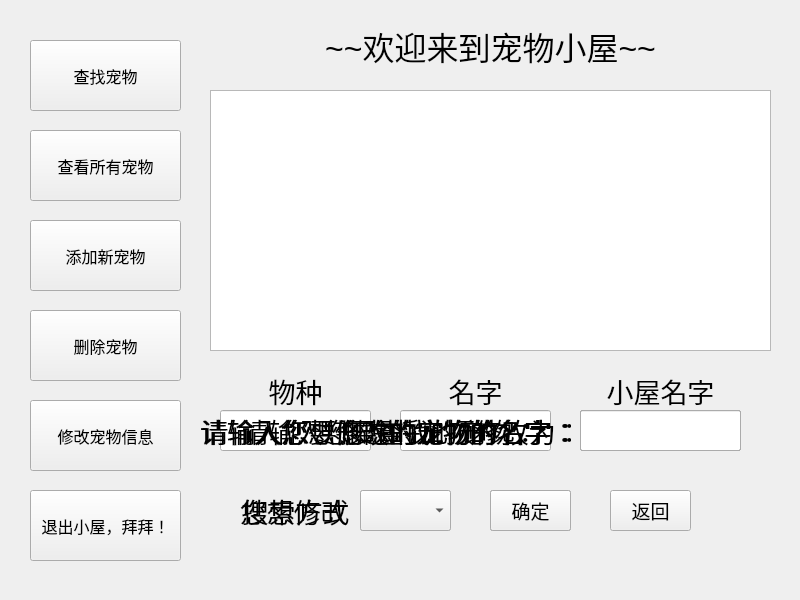
<?xml version="1.0" encoding="UTF-8"?>
<ui version="4.0">
 <class>MainWindow</class>
 <widget class="QMainWindow" name="MainWindow">
  <property name="enabled">
   <bool>true</bool>
  </property>
  <property name="geometry">
   <rect>
    <x>0</x>
    <y>0</y>
    <width>800</width>
    <height>600</height>
   </rect>
  </property>
  <property name="minimumSize">
   <size>
    <width>800</width>
    <height>600</height>
   </size>
  </property>
  <property name="maximumSize">
   <size>
    <width>800</width>
    <height>600</height>
   </size>
  </property>
  <property name="windowTitle">
   <string>PetHouseManagementSystem</string>
  </property>
  <widget class="QWidget" name="centralwidget">
   <widget class="QPushButton" name="pushButton_searchPet">
    <property name="enabled">
     <bool>true</bool>
    </property>
    <property name="geometry">
     <rect>
      <x>30</x>
      <y>40</y>
      <width>151</width>
      <height>71</height>
     </rect>
    </property>
    <property name="font">
     <font>
      <pointsize>12</pointsize>
     </font>
    </property>
    <property name="text">
     <string>查找宠物</string>
    </property>
   </widget>
   <widget class="QPushButton" name="pushButton_addNewPet">
    <property name="geometry">
     <rect>
      <x>30</x>
      <y>220</y>
      <width>151</width>
      <height>71</height>
     </rect>
    </property>
    <property name="font">
     <font>
      <pointsize>12</pointsize>
     </font>
    </property>
    <property name="text">
     <string>添加新宠物</string>
    </property>
   </widget>
   <widget class="QPushButton" name="pushButton_deletePet">
    <property name="geometry">
     <rect>
      <x>30</x>
      <y>310</y>
      <width>151</width>
      <height>71</height>
     </rect>
    </property>
    <property name="font">
     <font>
      <pointsize>12</pointsize>
     </font>
    </property>
    <property name="text">
     <string>删除宠物</string>
    </property>
   </widget>
   <widget class="QPushButton" name="pushButton_changePetInfo">
    <property name="geometry">
     <rect>
      <x>30</x>
      <y>400</y>
      <width>151</width>
      <height>71</height>
     </rect>
    </property>
    <property name="font">
     <font>
      <pointsize>12</pointsize>
     </font>
    </property>
    <property name="text">
     <string>修改宠物信息</string>
    </property>
   </widget>
   <widget class="QPushButton" name="pushButton_exit">
    <property name="geometry">
     <rect>
      <x>30</x>
      <y>490</y>
      <width>151</width>
      <height>71</height>
     </rect>
    </property>
    <property name="font">
     <font>
      <pointsize>12</pointsize>
     </font>
    </property>
    <property name="text">
     <string>退出小屋，拜拜！</string>
    </property>
   </widget>
   <widget class="QLineEdit" name="lineEdit_petKind_add">
    <property name="geometry">
     <rect>
      <x>220</x>
      <y>410</y>
      <width>151</width>
      <height>41</height>
     </rect>
    </property>
    <property name="font">
     <font>
      <pointsize>12</pointsize>
     </font>
    </property>
   </widget>
   <widget class="QPushButton" name="pushButton_addNewPet_confirm">
    <property name="geometry">
     <rect>
      <x>490</x>
      <y>490</y>
      <width>81</width>
      <height>41</height>
     </rect>
    </property>
    <property name="font">
     <font>
      <pointsize>12</pointsize>
     </font>
    </property>
    <property name="text">
     <string>确定</string>
    </property>
   </widget>
   <widget class="QPushButton" name="pushButton_back">
    <property name="geometry">
     <rect>
      <x>610</x>
      <y>490</y>
      <width>81</width>
      <height>41</height>
     </rect>
    </property>
    <property name="font">
     <font>
      <pointsize>14</pointsize>
     </font>
    </property>
    <property name="text">
     <string>返回</string>
    </property>
   </widget>
   <widget class="QLabel" name="label_petKind_add">
    <property name="geometry">
     <rect>
      <x>260</x>
      <y>370</y>
      <width>71</width>
      <height>41</height>
     </rect>
    </property>
    <property name="font">
     <font>
      <pointsize>20</pointsize>
     </font>
    </property>
    <property name="text">
     <string>物种</string>
    </property>
    <property name="alignment">
     <set>Qt::AlignCenter</set>
    </property>
   </widget>
   <widget class="QLineEdit" name="lineEdit_petName_add">
    <property name="geometry">
     <rect>
      <x>400</x>
      <y>410</y>
      <width>151</width>
      <height>41</height>
     </rect>
    </property>
    <property name="font">
     <font>
      <pointsize>12</pointsize>
     </font>
    </property>
   </widget>
   <widget class="QLabel" name="label_petName_add">
    <property name="geometry">
     <rect>
      <x>440</x>
      <y>370</y>
      <width>71</width>
      <height>41</height>
     </rect>
    </property>
    <property name="font">
     <font>
      <pointsize>20</pointsize>
     </font>
    </property>
    <property name="text">
     <string>名字</string>
    </property>
    <property name="alignment">
     <set>Qt::AlignCenter</set>
    </property>
   </widget>
   <widget class="QTableView" name="tableView">
    <property name="geometry">
     <rect>
      <x>210</x>
      <y>90</y>
      <width>561</width>
      <height>261</height>
     </rect>
    </property>
    <property name="font">
     <font>
      <pointsize>12</pointsize>
     </font>
    </property>
    <property name="layoutDirection">
     <enum>Qt::LeftToRight</enum>
    </property>
    <property name="textElideMode">
     <enum>Qt::ElideLeft</enum>
    </property>
   </widget>
   <widget class="QLabel" name="label_slogan">
    <property name="geometry">
     <rect>
      <x>290</x>
      <y>20</y>
      <width>401</width>
      <height>51</height>
     </rect>
    </property>
    <property name="sizePolicy">
     <sizepolicy hsizetype="Preferred" vsizetype="Preferred">
      <horstretch>0</horstretch>
      <verstretch>0</verstretch>
     </sizepolicy>
    </property>
    <property name="font">
     <font>
      <pointsize>24</pointsize>
     </font>
    </property>
    <property name="focusPolicy">
     <enum>Qt::NoFocus</enum>
    </property>
    <property name="layoutDirection">
     <enum>Qt::LeftToRight</enum>
    </property>
    <property name="text">
     <string>~~欢迎来到宠物小屋~~</string>
    </property>
    <property name="alignment">
     <set>Qt::AlignCenter</set>
    </property>
   </widget>
   <widget class="QLabel" name="label_petHouse_add">
    <property name="geometry">
     <rect>
      <x>600</x>
      <y>370</y>
      <width>121</width>
      <height>41</height>
     </rect>
    </property>
    <property name="font">
     <font>
      <pointsize>20</pointsize>
     </font>
    </property>
    <property name="text">
     <string>小屋名字</string>
    </property>
    <property name="alignment">
     <set>Qt::AlignCenter</set>
    </property>
   </widget>
   <widget class="QLineEdit" name="lineEdit_petHouse_add">
    <property name="geometry">
     <rect>
      <x>580</x>
      <y>410</y>
      <width>161</width>
      <height>41</height>
     </rect>
    </property>
    <property name="font">
     <font>
      <pointsize>12</pointsize>
     </font>
    </property>
   </widget>
   <widget class="QLabel" name="label_petName_delete">
    <property name="geometry">
     <rect>
      <x>200</x>
      <y>410</y>
      <width>381</width>
      <height>41</height>
     </rect>
    </property>
    <property name="font">
     <font>
      <pointsize>20</pointsize>
     </font>
    </property>
    <property name="text">
     <string>请输入您要删除的宠物的名字：</string>
    </property>
    <property name="alignment">
     <set>Qt::AlignCenter</set>
    </property>
   </widget>
   <widget class="QLineEdit" name="lineEdit_petName_delete">
    <property name="geometry">
     <rect>
      <x>580</x>
      <y>410</y>
      <width>161</width>
      <height>41</height>
     </rect>
    </property>
    <property name="font">
     <font>
      <pointsize>12</pointsize>
     </font>
    </property>
   </widget>
   <widget class="QPushButton" name="pushButton_deletePet_confirm">
    <property name="geometry">
     <rect>
      <x>490</x>
      <y>490</y>
      <width>81</width>
      <height>41</height>
     </rect>
    </property>
    <property name="font">
     <font>
      <pointsize>12</pointsize>
     </font>
    </property>
    <property name="text">
     <string>确定</string>
    </property>
   </widget>
   <widget class="QLabel" name="label_pet_search">
    <property name="geometry">
     <rect>
      <x>200</x>
      <y>410</y>
      <width>381</width>
      <height>41</height>
     </rect>
    </property>
    <property name="font">
     <font>
      <pointsize>20</pointsize>
     </font>
    </property>
    <property name="text">
     <string>请输入您要查找的宠物：</string>
    </property>
    <property name="alignment">
     <set>Qt::AlignCenter</set>
    </property>
   </widget>
   <widget class="QLineEdit" name="lineEdit_pet_search">
    <property name="geometry">
     <rect>
      <x>580</x>
      <y>410</y>
      <width>161</width>
      <height>41</height>
     </rect>
    </property>
    <property name="font">
     <font>
      <pointsize>12</pointsize>
     </font>
    </property>
   </widget>
   <widget class="QPushButton" name="pushButton_searchPet_confirm">
    <property name="geometry">
     <rect>
      <x>490</x>
      <y>490</y>
      <width>81</width>
      <height>41</height>
     </rect>
    </property>
    <property name="font">
     <font>
      <pointsize>14</pointsize>
     </font>
    </property>
    <property name="text">
     <string>确定</string>
    </property>
   </widget>
   <widget class="QPushButton" name="pushButton_showAllPet">
    <property name="geometry">
     <rect>
      <x>30</x>
      <y>130</y>
      <width>151</width>
      <height>71</height>
     </rect>
    </property>
    <property name="font">
     <font>
      <pointsize>12</pointsize>
     </font>
    </property>
    <property name="text">
     <string>查看所有宠物</string>
    </property>
   </widget>
   <widget class="QComboBox" name="comboBox_searchMode">
    <property name="geometry">
     <rect>
      <x>360</x>
      <y>490</y>
      <width>91</width>
      <height>41</height>
     </rect>
    </property>
    <property name="font">
     <font>
      <pointsize>14</pointsize>
     </font>
    </property>
   </widget>
   <widget class="QLabel" name="label_searchMode">
    <property name="geometry">
     <rect>
      <x>240</x>
      <y>490</y>
      <width>111</width>
      <height>41</height>
     </rect>
    </property>
    <property name="font">
     <font>
      <pointsize>20</pointsize>
     </font>
    </property>
    <property name="text">
     <string>搜索方式</string>
    </property>
    <property name="alignment">
     <set>Qt::AlignCenter</set>
    </property>
   </widget>
   <widget class="QLabel" name="label_pet_changeInfo">
    <property name="geometry">
     <rect>
      <x>200</x>
      <y>410</y>
      <width>381</width>
      <height>41</height>
     </rect>
    </property>
    <property name="font">
     <font>
      <pointsize>20</pointsize>
     </font>
    </property>
    <property name="text">
     <string>请输入您想修改的宠物的名字：</string>
    </property>
   </widget>
   <widget class="QLineEdit" name="lineEdit_pet_changeInfo">
    <property name="geometry">
     <rect>
      <x>580</x>
      <y>410</y>
      <width>161</width>
      <height>41</height>
     </rect>
    </property>
    <property name="font">
     <font>
      <pointsize>12</pointsize>
     </font>
    </property>
   </widget>
   <widget class="QComboBox" name="comboBox_changeInfoMode">
    <property name="geometry">
     <rect>
      <x>360</x>
      <y>490</y>
      <width>91</width>
      <height>41</height>
     </rect>
    </property>
    <property name="font">
     <font>
      <pointsize>14</pointsize>
     </font>
    </property>
   </widget>
   <widget class="QLabel" name="label_changeInfoMode">
    <property name="geometry">
     <rect>
      <x>240</x>
      <y>490</y>
      <width>111</width>
      <height>41</height>
     </rect>
    </property>
    <property name="font">
     <font>
      <pointsize>20</pointsize>
     </font>
    </property>
    <property name="text">
     <string>您想修改</string>
    </property>
   </widget>
   <widget class="QPushButton" name="pushButton_searchChangingInfo_confirm">
    <property name="geometry">
     <rect>
      <x>490</x>
      <y>490</y>
      <width>81</width>
      <height>41</height>
     </rect>
    </property>
    <property name="font">
     <font>
      <pointsize>14</pointsize>
     </font>
    </property>
    <property name="text">
     <string>确定</string>
    </property>
   </widget>
   <widget class="QLabel" name="label_pet_changeInto">
    <property name="geometry">
     <rect>
      <x>340</x>
      <y>410</y>
      <width>231</width>
      <height>41</height>
     </rect>
    </property>
    <property name="font">
     <font>
      <pointsize>20</pointsize>
     </font>
    </property>
    <property name="text">
     <string>您想将此项修改为：</string>
    </property>
   </widget>
   <widget class="QPushButton" name="pushButton_changeInfo_confirm">
    <property name="geometry">
     <rect>
      <x>490</x>
      <y>490</y>
      <width>81</width>
      <height>41</height>
     </rect>
    </property>
    <property name="font">
     <font>
      <pointsize>14</pointsize>
     </font>
    </property>
    <property name="text">
     <string>确定</string>
    </property>
   </widget>
   <widget class="QLineEdit" name="lineEdit_pet_changeInto">
    <property name="geometry">
     <rect>
      <x>580</x>
      <y>410</y>
      <width>161</width>
      <height>41</height>
     </rect>
    </property>
    <property name="font">
     <font>
      <pointsize>12</pointsize>
     </font>
    </property>
   </widget>
  </widget>
  <widget class="QStatusBar" name="statusbar">
   <property name="font">
    <font>
     <pointsize>12</pointsize>
    </font>
   </property>
   <property name="sizeGripEnabled">
    <bool>false</bool>
   </property>
  </widget>
 </widget>
 <resources/>
 <connections/>
</ui>
